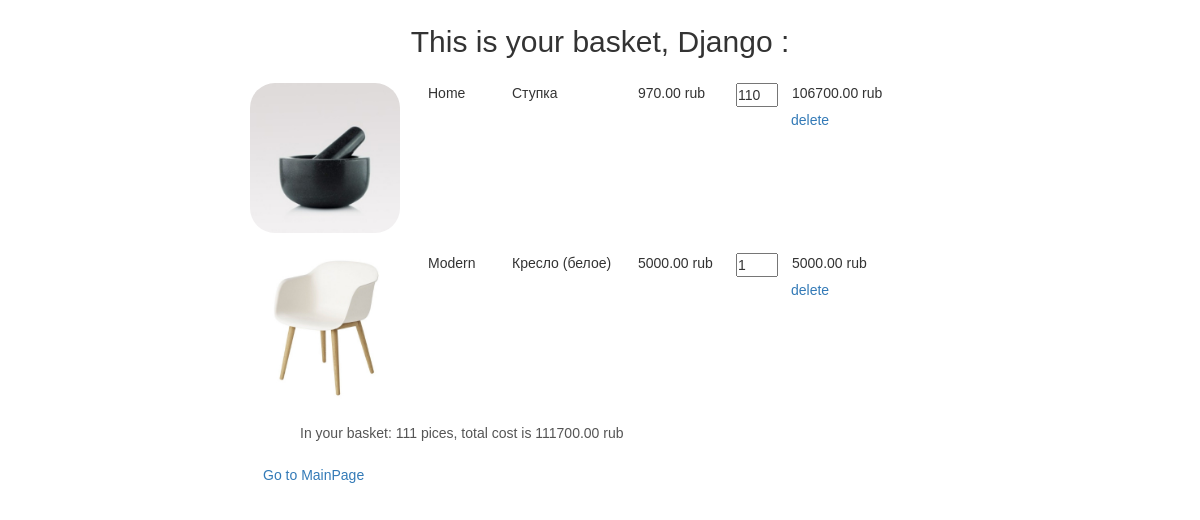
/basket/ (signed in), run on an earlier commit of the app's database.
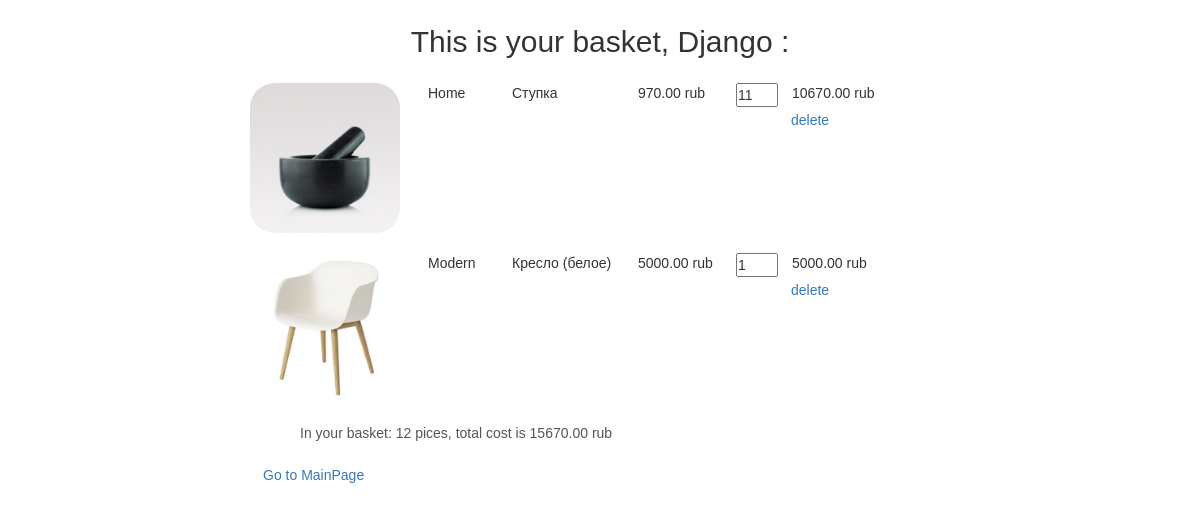
And on a later commit of the database.
### basketapp/models.py (models this page shows)
class Basket (models.Model):
    user = models.ForeignKey(settings.AUTH_USER_MODEL, on_delete=models.CASCADE, related_name='basket')
    product = models.ForeignKey(Product, on_delete=models.CASCADE)
    quantity = models.PositiveSmallIntegerField(verbose_name='количество', default= 0 )
    add_datetime = models.DateTimeField(verbose_name='время', auto_now_add= True )
    def product_cost(self):
        return self.product.price * self.quantity
    def total_quantity(self):
        return sum([el.quantity for el in self.user.basket.all()])
    def total_cost(self):
        return sum([el.product_cost() for el in self.user.basket.all()])

### mainapp/models.py (models this page shows, shortened)
class Product (models.Model):
    category = models.ForeignKey(ProductCategory, on_delete=models.CASCADE)
    name = models.CharField(verbose_name= 'Product name' , max_length= 128 )
    image = models.ImageField(upload_to= 'products_images' , blank= True )
    short_desc = models.CharField(verbose_name= 'Short description' , max_length= 60 , blank= True )
    description = models.TextField(verbose_name= 'Full description' , blank= True )
    price = models.DecimalField(verbose_name= 'Price' , max_digits= 8 , decimal_places= 2 , default= 0 )
    quantity = models.PositiveIntegerField(verbose_name= 'Quantity' , default= 0 )
    is_active = models.BooleanField(verbose_name='activ status', default=True)

class ProductCategory (models.Model):
    name = models.CharField(verbose_name= 'Category name' , max_length= 64 , unique= True )
    description = models.TextField(verbose_name= 'Description' , blank= True )
    is_active = models.BooleanField(verbose_name='activ status', default=True)

### authapp/models.py (models this page shows)
class ShopUser(AbstractUser):
    avatar = models.ImageField(upload_to='users_avatar', blank=True)
    age = models.PositiveSmallIntegerField(verbose_name = 'Age' )

### basketapp/views.py (the view)
@login_required
def index(request):
    context = {
        'basket': request.user.basket.all()
    }
    return render(request, 'basketapp/index.html', context)

### basketapp/templates/basketapp/index.html
{% extends 'basketapp/base.html' %}
{% load static %}
{% block container %}
<div class="basket_list">
    {% include 'basketapp/includes/inc__basket_list.html' %}
</div>
{% endblock %}

### basketapp/templates/basketapp/includes/inc__basket_list.html
{% load static %}
{% if basket %}
{% for item in basket %}
<div class="basket_record">
    <img src="/media/{{ item.product.image }}" alt="{{ item.product.short_desc }}">
    <span class="category_name">{{ item.product.category.name }}</span>
    <span class="product_name">{{ item.product.name }}</span>
    <span class="product_price">{{ item.product.price }} rub</span>
    <input type="number" name="{{ item.pk }}" min="0" max="{{ item.product.quantity }}" value="{{ item.quantity }}">
    <span class="product_cost">{{ item.product_cost }} rub</span>
    <a href="{% url 'basket:delete' item.pk %}" class="btn btn-round">
        delete
    </a>
</div>
{% endfor %}
<div class="basket_summary">
    In your basket: {{ basket.0.total_quantity }} pices, total cost is {{ basket.0.total_cost }} rub
</div>
{% else %}
<h4>Basket is empty</h4>
{% endif %}
<a href="{% url 'main:index' %}" class="btn btn-round">
    Go to MainPage
</a>

What changed in the data, as far as the page shows it:
changed Basket "Home": quantity "110" → "11"; product_cost "106700.00" → "10670.00"; user+quantity "111" → "12"; user+product+quantity "111700.00" → "15670.00"
